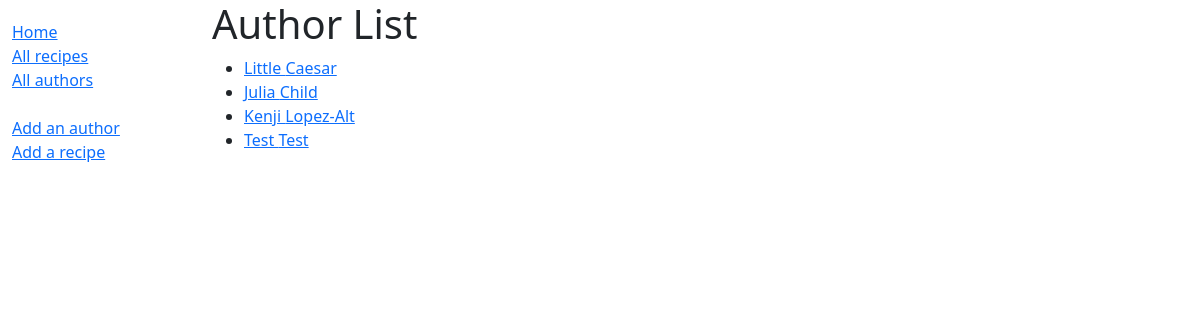
Screenshot of /catalog/authors/ with the database file from the repository.
### catalog/models.py (models this page shows, shortened)
class Author(models.Model):
    first_name = models.CharField(max_length=100)
    last_name = models.CharField(max_length=100)
    date_of_birth = models.DateField(null=True, blank=True)
    date_of_death = models.DateField('Died', null=True, blank=True)
    biography = models.TextField(max_length=1000, help_text='Enter a brief biography', null=True, blank=True)
    class Meta:
        ordering = ['last_name', 'first_name']
    def get_absolute_url(self):
        return reverse('author-detail', args=[str(self.id)])

### catalog/views.py (the view)
# urls.py: path('authors/', views.AuthorListView.as_view(), name='authors'),
class AuthorListView(generic.ListView):
    model = Author
    paginate_by = 10

### catalog/templates/catalog/author_list.html (shortened to what this page needs)
{% extends "base_generic.html" %}
{% block content %}
  <h1>Author List</h1>
  {% if author_list %}
  <ul>
    {% for author in author_list %}
      <li>
        <a href="{{ author.get_absolute_url }}">{{ author.first_name }} {{ author.last_name }}</a>
      </li>
    {% endfor %}
  </ul>
  {% else %}
    <p>There are no authors in the library.</p>
  {% endif %}
{% endblock %}

### rows the page displays
Author: first_name "Little", last_name "Caesar"
Author: first_name "Julia", last_name "Child"
Author: first_name "Kenji", last_name "Lopez-Alt"
Author: first_name "Test", last_name "Test"
